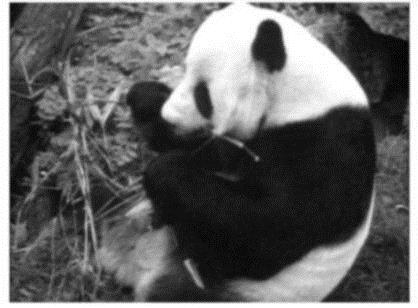
#> input picture ch04/ch04_panda.png, 418 x 308 px
$ python 1_gaussian_blur.py
#> lines starting #> are read from the running program, lines starting #| are printed output that depends on the picture
import cv2

# 이미지 읽기
img = cv2.imread("ch04_panda.png", cv2.IMREAD_GRAYSCALE)
#> img is the input picture: shape (308, 418); min 0, max 255, mean 98.4

# 가우시안 필터 적용
blur1 = cv2.GaussianBlur(img, (5, 5), 1)
blur2 = cv2.GaussianBlur(img, (11, 11), 3)
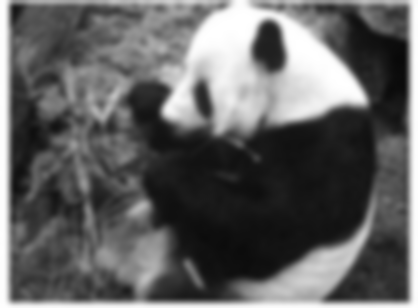
#> blur2: shape (308, 418); min 8, max 255, mean 98.3
blur3 = cv2.GaussianBlur(img, (21, 21), 5)
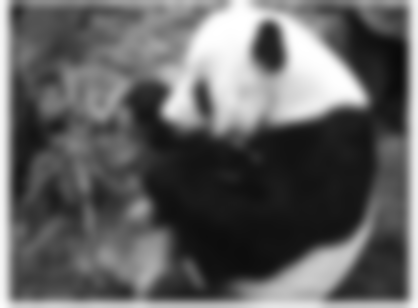
#> blur3: shape (308, 418); min 10, max 255, mean 98.2

# 결과 출력
cv2.imshow("Original", img)
cv2.imshow("Gaussian Blur sigma=1", blur1)
cv2.imshow("Gaussian Blur sigma=3", blur2)
cv2.imshow("Gaussian Blur sigma=5", blur3)

cv2.waitKey(0)
cv2.destroyAllWindows()


# [41 lines of commented-out code are left out]

$ run again, with ch04/ch04_Albert_Einstein.png copied over ch04/ch04_panda.png
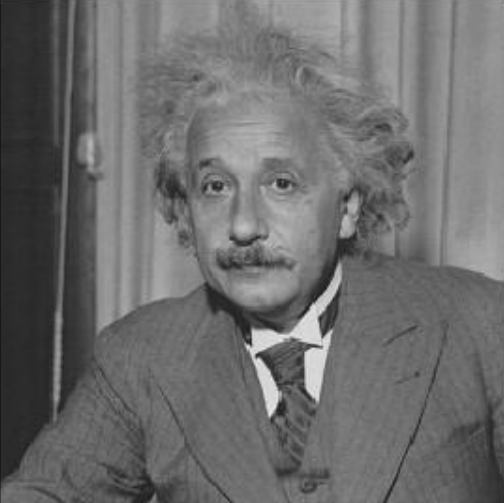
#> input picture ch04/ch04_Albert_Einstein.png, 504 x 503 px
#> img is the input picture: shape (503, 504); min 23, max 239, mean 108.4
#> `blur3 = cv2.GaussianBlur(img, (21, 21), 5)`:
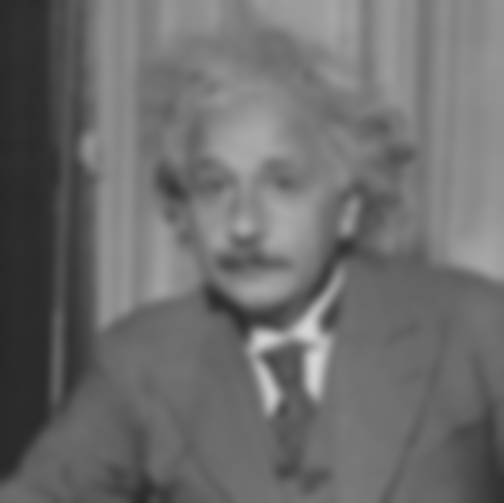
#> blur3: shape (503, 504); min 40, max 214, mean 108.5

$ run again, with ch04/ch04_salt_pepper_noise.png copied over ch04/ch04_panda.png
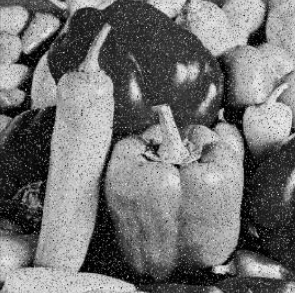
#> input picture ch04/ch04_salt_pepper_noise.png, 295 x 293 px
#> img is the input picture: shape (293, 295); min 0, max 249, mean 114.5
#> `blur1 = cv2.GaussianBlur(img, (5, 5), 1)`:
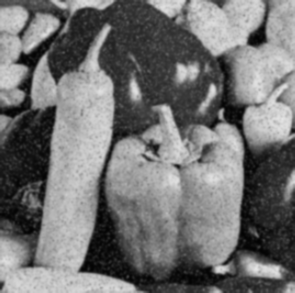
#> blur1: shape (293, 295); min 2, max 229, mean 114.5
#> `blur3 = cv2.GaussianBlur(img, (21, 21), 5)`:
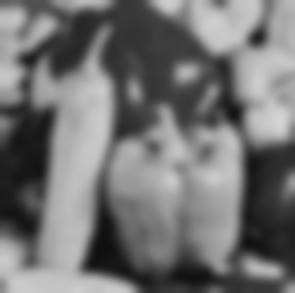
#> blur3: shape (293, 295); min 15, max 213, mean 114.5
